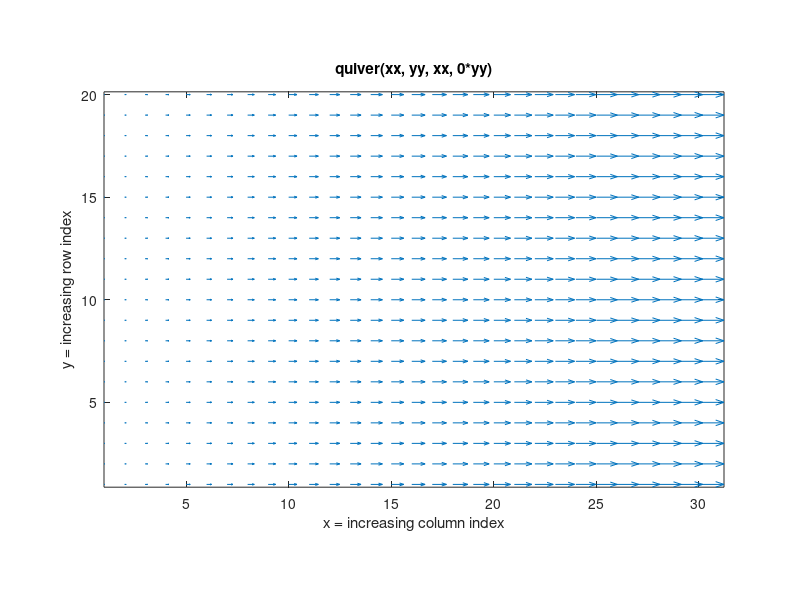
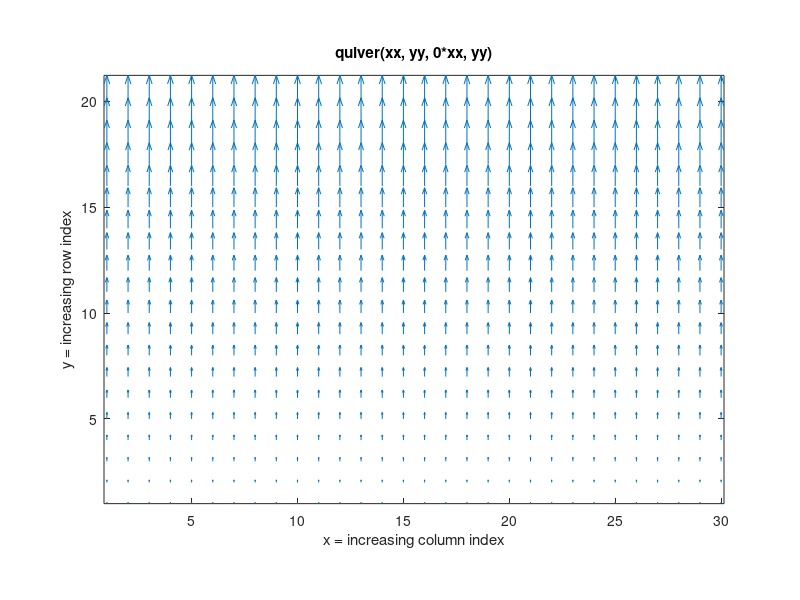

MATLAB code for these plots, in order:
%% Meshgrid orientation
% This demonstrates that meshgrid returns matrices that increase in the
% row direction and increase in the column direction, respectively.

Nrows = 30;
Ncols = 20;

colIndices = repmat(1:Ncols, Nrows, 1);
rowIndices = repmat( (1:Nrows)', 1, Ncols);
[xx, yy] = meshgrid(1:Nrows, 1:Ncols);

% Now xx(1,:) = 1:Nrows and yy(:,1) = (1:Ncols)'.

%% Quiver orientation
figure(1);
quiver(xx, yy, xx, 0*yy);
axis image
xlabel('x = increasing column index');
ylabel('y = increasing row index');
title('quiver(xx, yy, xx, 0*yy)');

figure(2)
quiver(xx, yy, 0*xx, yy);
axis image
xlabel('x = increasing column index');
ylabel('y = increasing row index');
title('quiver(xx, yy, 0*xx, yy)');

%%